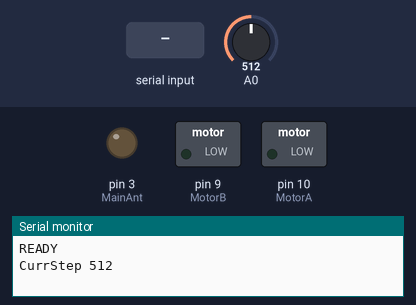
Simulated run of this sketch. Board: Arduino Uno, built with avr-gcc and run on an emulated ATmega328P. On the bench: switched loads named in the sketch (green lamp = pin HIGH), output pins drawn as LEDs (lit = HIGH), the last lines printed to the serial monitor. The test bench sets the inputs (shaded band); at power-on: A0 = 512.

Above: at 1.2 s.
1.3 s: "<T90>>" received over Serial
At 2.4 s:
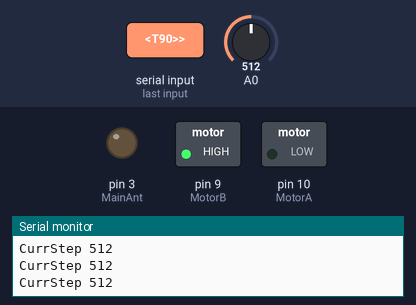
2.8 s: A0 set to 93
5.8 s: A0 set to 77
At 7.3 s:
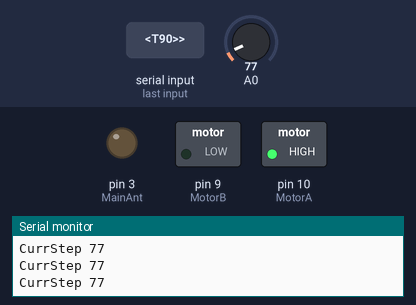
Timing chart, 0 to 8.8 s (numbered marks = the images above; inputs shaded):
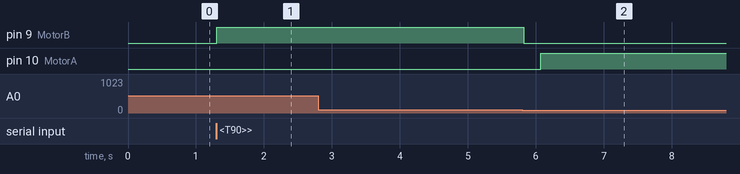

Measured:
- the behaviour switches between 86 and 85 on A0 (found by bisection; images 1 and 2)
- after the input at 1.3 s, pin 9 (MotorB): LOW → HIGH at once
- after the input at 5.8 s, pin 9 (MotorB): HIGH → LOW at once; pin 10 (MotorA): LOW → HIGH after 0.27 s

The sketch:

AntennaController.ino
```cpp
const int MotorA = 10;
const int MotorB = 9;
const int RxAnt = 4;
const int MainAnt = 3;
const int TIMEOUT = 60000;

unsigned int CurrStep = 500;
int TargetStep;
String cmd = "";

void setup() {
  Serial.begin(9600);

  Serial.println("READY");
  pinMode(MotorA, OUTPUT);
  pinMode(MotorB, OUTPUT);
  pinMode(RxAnt, OUTPUT);
  pinMode(MainAnt, OUTPUT);
  getAndPrintCurrStep();
}

void loop() {

  if (readSerialCommand()) {
    char type = cmd.charAt(0);

    if (type == 'T') {
      TargetStep = cmd.substring(1).toInt();
      Serial.print("Tune to: "); Serial.println(TargetStep);
      tuneToStep();
    }
    else if (type == 'M') {digitalWrite(MainAnt, (cmd.charAt(1) == 'L') );}
    else if (type == 'R') {digitalWrite(RxAnt, (cmd.charAt(1) == 'M') );}
    else if (type == 'Q') {getAndPrintCurrStep();}
  }
  delay(10);

}

bool readSerialCommand() {
  if (Serial.available()) {
    cmd = Serial.readStringUntil('>');     // Read until end marker
    int start = cmd.indexOf('<');
    if (start >= 0) {
      cmd = cmd.substring(start + 1);      // Strip start marker
      cmd.trim();                          // Clean up whitespace
      return true;
    }
  }
  return false;
}

void tuneToStep() {
  if (CurrStep < TargetStep) {
    Serial.println("TUNING UP");
    moveToTarget(true);
  } else {
    const int reverse = 5;
    TargetStep -= reverse;
    Serial.println("TUNING DOWN");
    moveToTarget(false);
    delay(250);
    TargetStep += reverse;
    Serial.println("TUNING UP (fine)");
    moveToTarget(true);
  }
  printTUNED();
}

void moveToTarget(bool directionUp) {
  int PWM = 150;
  getAndPrintCurrStep();
  int lastStep = CurrStep;
  unsigned long t0 = millis();

  digitalWrite(MotorA, LOW);
  digitalWrite(MotorB, LOW);

  while (true) {
    getAndPrintCurrStep();

    // Adjust speed
    if (abs(CurrStep - lastStep) < 1) {
      if (PWM < 250) PWM++;
    } else {
      if (PWM > 150) PWM--;
    }
    lastStep = CurrStep;

    // Drive motor
    if (CurrStep != TargetStep) {
      int power = (abs(CurrStep - TargetStep) > 20 || !directionUp) ? 255 : PWM;
      analogWrite(directionUp ? MotorA : MotorB, power);
    }

    // Break conditions
    if ((CurrStep >= TargetStep && directionUp) ||
        (CurrStep <= TargetStep && !directionUp) ||
        (millis() - t0 > TIMEOUT)) {
      break;
    }
  }

  // Stop motor
  digitalWrite(MotorA, LOW);
  digitalWrite(MotorB, LOW);
}

void getAndPrintCurrStep() {
  CurrStep = analogRead(A0);
  Serial.println();
  Serial.print("CurrStep ");
  Serial.println(CurrStep);
}

void printTUNED() {
  Serial.println();
  Serial.print("TUNED ");
  Serial.println(CurrStep);
}
```
